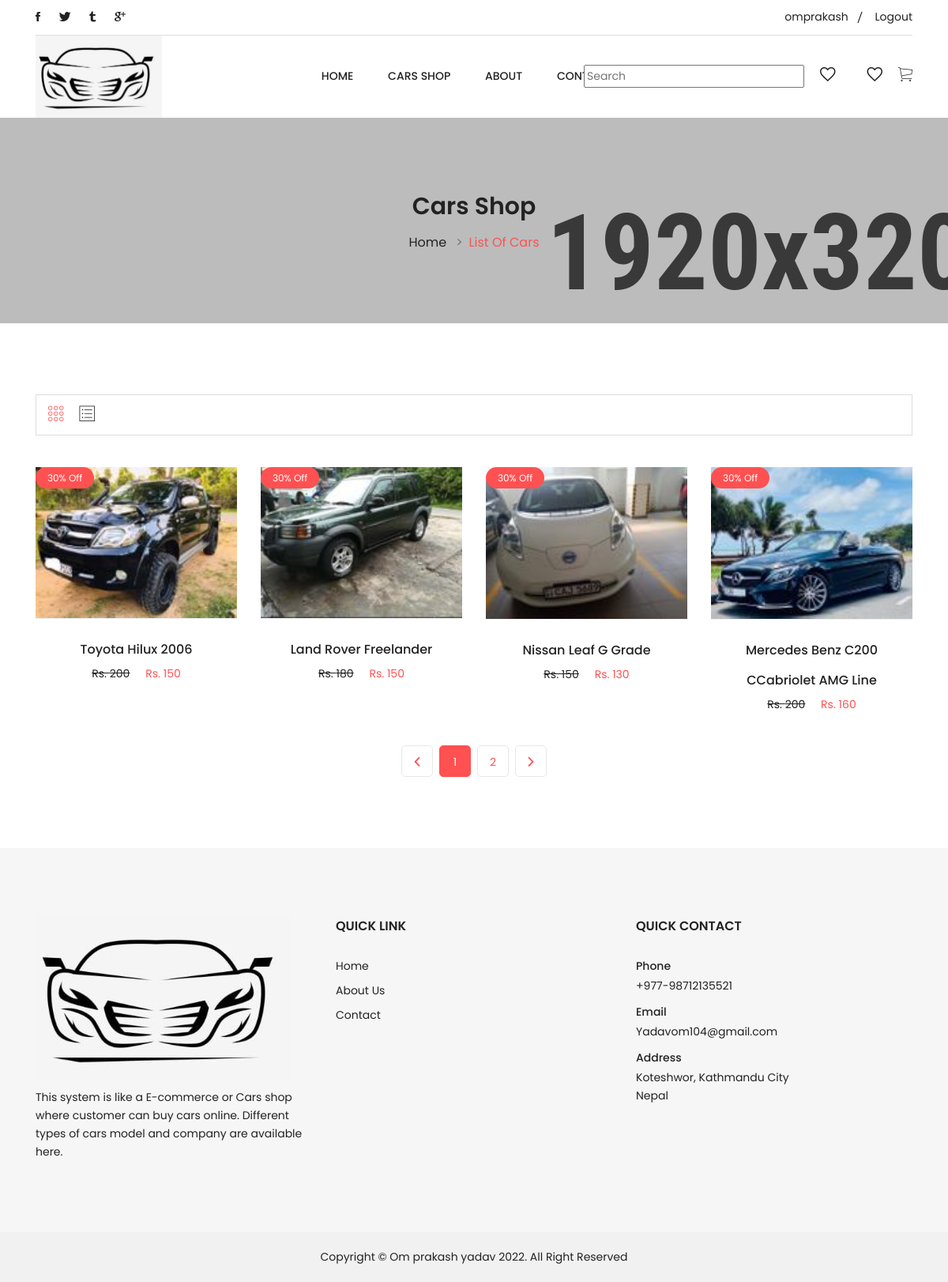
/shop/ (signed in), run on the app's committed database.
### mainApp/models.py (models this page shows, shortened)
class Product(models.Model):
    title = models.CharField(max_length=150)
    slug = models.SlugField(unique=True)
    category = models.ForeignKey(Category, on_delete=models.CASCADE)
    image = models.ImageField(upload_to="products")
    marked_price = models.PositiveIntegerField()
    selling_price = models.PositiveIntegerField()
    description = models.TextField()
    return_policy = models.CharField(max_length=300, null=True, blank=True)
    view_count = models.PositiveIntegerField(default=0)

### mainApp/views.py (the view)
# urls.py: path("shop/",ShopView.as_view(), name="shop"),
class ShopView(Ecomrequired,TemplateView):
    template_name = "shop.html"
    def get_context_data(self, **kwargs):
        context = super().get_context_data(**kwargs)
        all_products = Product.objects.all()
        paginator = Paginator(all_products, 4)
        page_number = self.request.GET.get('page')
        product_list = paginator.get_page(page_number)
        context['allcategories'] = product_list
        return context

### mainApp/views.py (called while the page is built)
    def dispatch(self, request, *args, **kwargs):
        cart_id = request.session.get("cart_id")
        if cart_id:
            cart_obj = Cart.objects.get(id=cart_id)
            if request.user.is_authenticated and request.user.customer:
                cart_obj.customer = request.user.customer
                cart_obj.save()
        return super().dispatch(request, *args, **kwargs)

### Templates/shop.html (shortened to what this page needs)
{% extends 'base.html' %}
{% load static %}
{% block content %}
        <div class="breadcrumb-area section-ptb">
            <div class="container">
                <div class="row">
                    <div class="col-12">
                        <h2 class="breadcrumb-title">Cars Shop</h2>
                        <ul class="breadcrumb-list">
                            <li class="breadcrumb-item"><a href="{% url 'mainApp:home' %}">Home</a></li>
                            <li class="breadcrumb-item active">List of Cars</li>
                        </ul>
                    </div>
                </div>
            </div>
        </div>
        <div class="main-content-wrap shop-page section-ptb">
            <div class="container">
                <div class="row">
                    <div class="col-lg-12">
                        <div class="shop-product-wrapper">
                            <div class="row">
                                <div class="col-12">
                                    <div class="shop-top-bar">
                                        <div class="product-mode">
                                            <ul class="nav shop-item-filter-list" role="tablist">
                                                <li class="active"><a class="active" data-toggle="tab" href="#grid"><i class="ion-ios-keypad-outline"></i></a></li>
                                                <li><a data-toggle="tab" href="#list"><i class="ion-ios-list-outline"></i></a></li>
                                            </ul>
                                        </div>
                                    </div>
                                </div>
                            </div>
                             <div class="shop-products-wrap">
                                <div class="tab-content">
                                    <div class="tab-pane active" id="grid">
                                        <div class="shop-product-wrap">
                                            <div class="row">
                                                {% for ap in allcategories %}
                                                <div class="col-lg-3 col-md-4 col-sm-6">
                                                    <div class="single-product-wrap">
                                                        <ul>
                                                        <div class="product-image">
                                                            <a href="{% url 'mainApp:productdetail' ap.slug %}"><img src="{{ap.image.url}}" alt="Produce Images"></a>
                                                            <span class="label">30% Off</span>
                                                        </div>
                                                        <div class="product-content">
                                                            <h3><a href="{% url 'mainApp:productdetail' ap.slug %}">{{ap.title}}</a></h3>
                                                            <div class="price-box">
                                                                <span class="old-price">Rs. {{ap.marked_price}}</span>
                                                                <span class="new-price">Rs. {{ap.selling_price}}</span>
                                                            </div>
                                                        </div>
                                                    </ul>
                                                    </div>
                                                </div>
                                                {% endfor %}
                                            </div>
                                        </div>
                                    </div>
                                </div>
                            </div>
                             <div class="paginatoin-area">
                                <div class="row">
                                    <div class="col-lg-12 col-md-12">
                                        <ul class="pagination-box">
                                            {% if allcategories.has_previous %}
                                            <li><a class="Previous" href="?page={{ allcategories.previous_page_number }}"><i class="ion-chevron-left"></i></a>
                                            </li>
                                            {% else %}
                                            <li><a class="Previous"><i class="ion-chevron-left disabled"></i></a>
                                            </li>
                                            {% endif %}
                                            {% for i in allcategories.paginator.page_range %}
                                            {% if i == allcategories.number %}
                                            <li class="active"><a>{{i}}</a></li>
                                            {% else %}
                                            <li><a href="?page={{i}}">{{i}}</a></li>
                                            {% endif %}
                                            {% endfor %}
                                            {% if allcategories.has_next %}
                                            <li>
                                                <a class="Next" href="?page={{ allcategories.next_page_number }}"><i class="ion-chevron-right"></i> </a>
                                            </li>
                                            {% else %}
                                            <li>
                                                <a class="Next"><i class="ion-chevron-right"></i> </a>
                                            </li>
                                            {% endif %}
                                        </ul>
                                    </div>
                                </div>
                            </div>
                        </div>
                    </div>
                </div>
            </div>
        </div>
{% endblock %}

### Templates/base.html (shortened to what this page needs)
<!doctype html>
{% load static %}
<html class="no-js" lang="en">
<head>
    <link rel="stylesheet" href="{% static 'css/vendor/bootstrap.min.css' %}">
    <link rel="stylesheet" href="{% static 'css/vendor/ionicons.min.css' %}">
    <link rel="stylesheet" href="{% static 'css/plugins/slick.css' %}">
    <link rel="stylesheet" href="{% static 'css/plugins/animation.css' %}">
    <link rel="stylesheet" href="{% static 'css/plugins/jqueryui.min.css' %}">
    <link rel="stylesheet" href="{% static 'css/style.css' %}">
</head>
<body>
    <div class="boxed-layout">
        <div class="main-wrapper">
            <header class="fl-header">
                <div class="header-top-area d-none d-lg-block">
                    <div class="container">
                        <div class="row">
                            <div class="col-12">
                                <div class="header-top-inner">
                                    <div class="row">
                                        <div class="col-lg-4 col-md-6">
                                            <div class="social-top">
                                                <ul>
                                                    <li><a href="#"><i class="ion-social-facebook"></i></a></li>
                                                    <li><a href="#"><i class="ion-social-twitter"></i></a></li>
                                                    <li><a href="#"><i class="ion-social-tumblr"></i></a></li>
                                                    <li><a href="#"><i class="ion-social-googleplus"></i></a></li>
                                                </ul>
                                            </div>
                                        </div>
                                        <div class="col-lg-8 col-md-9">
                                            <div class="top-info-wrap text-right">
                                                <ul class="top-info">
                                                    {% if user.is_authenticated %}
                                                    <li><a href="{% url 'mainApp:customerprofile' %}"> {{user.username}}</a></li>
                                                    {% else %}
                                                    <li><a href="{% url 'mainApp:customerlogin' %}">Login &amp; Register</a></li>
                                                    {% endif %}
                                                    <li><a href="/accounts/logout">Logout</a></li>
                                                </ul>
                                            </div>
                                        </div>
                                    </div>
                                </div>
                            </div>
                        </div>
                    </div>
                </div>
                <div class="haeader-bottom-area header-sticky">
                    <div class="container">
                        <div class="row align-items-center">
                            <div class="col-lg-2 col-md-4 col-5">
                                <div class="logo-area">
                                    <a href="/"><img src="{% static 'slider/Logo.JPG' %}" alt="Logo"></a>
                                </div>
                            </div>
                            <div class="col-lg-8 d-none d-lg-block">
                                <div class="main-menu-area text-center">
                                    <nav class="main-navigation">
                                       <ul>
                                            <li class="active"><a href="/">Home</a>
                                            </li>
                                            <li><a href="{% url 'mainApp:shop' %}">Cars Shop</a>
                                            </li>
                                            <li><a href="{% url 'mainApp:about' %}">About</a></li>
                                            <li><a href="{% url 'mainApp:contact' %}">Contact</a></li>
                                        </ul>
                                    </nav>
                                </div>
                            </div>
                            <div class="col-lg-2 col-md-6 col-7">
                                <div class="right-blok-box d-flex">
                                    <div class="search-wrap">
                                        <form action="{% url 'mainApp:search' %}" method = "GET">
                                            <div class="search_box pull-right">
                                                <input type="text" name = "query" placeholder="Search"/>
                                            </div>
                                        </form>
                                    </div>
                                    <div class="user-wrap">
                                        <a href="{% url 'mainApp:mywishlist' %}"><i class="ion-android-favorite-outline"></i></a>
                                    </div>
                                    <div class="user-wrap">
                                        <a href="{% url 'mainApp:mycompare' %}"><i class="ion-android-favorite-outline"></i></a>
                                    </div>
                                    <div class="shopping-cart-wrap">
                                        <a href="{% url 'mainApp:mycart' %}"><i class="ion-ios-cart-outline"></i></a>
                                    </div>
                                </div>
                            </div>
                        </div>
                    </div>
                </div>
                    </div>
{% block content %}
{% endblock %}
            <footer>
                <div class="footer-top section-pb section-pt-60">
                    <div class="container">
                        <div class="row">
                            <div class="col-lg-4 col-md-6">
                                <div class="widget-footer mt-30">
                                    <div class="footer-logo">
                                        <a href="{% url 'mainApp:home' %}"><img src="{% static 'slider/Logo.JPG' %}" alt=""></a>
                                    </div>
                                    <p>This system is like a E-commerce or Cars shop where customer can buy cars online. Different types of cars model and company are available here. </p>
                                </div>
                            </div>
                            <div class="col-lg-4 col-md-6">
                                <div class="widget-footer mt-30">
                                    <h6 class="title-widget">QUICK LINK</h6>
                                    <ul class="footer-list">
                                        <li><a href="{% url 'mainApp:home' %}">Home</a></li>
                                        <li><a href="{% url 'mainApp:about' %}">About Us</a></li>
                                        <li><a href="{% url 'mainApp:contact' %}">Contact</a></li>
                                    </ul>
                                </div>
                            </div>
                            <div class="col-lg-4 col-md-6">
                                <div class="widget-footer mt-30">
                                    <h6 class="title-widget">QUICK CONTACT</h6>
                                    <ul class="footer-contact">
                                        <li>
                                            <label>Phone</label>
                                            <a href="#">+977-98712135521</a>
                                        </li>
                                        <li>
                                            <label>Email</label>
                                            <a href="#">Yadavom104@gmail.com</a>
                                        </li>
                                        <li>
                                            <label>Address</label>
                                            Koteshwor, Kathmandu City <br> Nepal
                                        </li>
                                    </ul>
                                </div>
                            </div>
                        </div>
                    </div>
                </div>
                <div class="footer-bottom">
                    <div class="container">
                        <div class="row">
                            <div class="col-lg-12">
                                <div class="copy-right-text text-center">
                                    <p>Copyright &copy; <a href="#">Om prakash yadav</a> 2022. All Right Reserved</p>
                                </div>
                            </div>
                        </div>
                    </div>
                </div>
            </footer>
        </div>
    </body>
    </html>

### data on the page
Product: image (picture), title "Toyota Hilux 2006", marked_price "200", selling_price "150"
Product: image (picture), title "Land Rover Freelander", marked_price "180", selling_price "150"
Product: image (picture), title "Nissan Leaf G Grade", marked_price "150", selling_price "130"
Product: image (picture), title "Mercedes Benz C200 CCabriolet AMG Line", marked_price "200", selling_price "160"

### other printed values
{{ user.username }} "omprakash"
{{ i }} "1"
{{ i }} "2"
